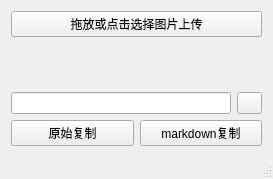
<?xml version="1.0" encoding="UTF-8"?>
<ui version="4.0">
 <class>MainWindow</class>
 <widget class="QMainWindow" name="MainWindow">
  <property name="geometry">
   <rect>
    <x>0</x>
    <y>0</y>
    <width>273</width>
    <height>179</height>
   </rect>
  </property>
  <property name="windowTitle">
   <string>云和图床</string>
  </property>
  <property name="windowIcon">
   <iconset resource="asset.qrc">
    <normaloff>:/pic/asset/pic/logo.png</normaloff>:/pic/asset/pic/logo.png</iconset>
  </property>
  <widget class="QWidget" name="centralWidget">
   <layout class="QGridLayout" name="gridLayout">
    <item row="0" column="0">
     <widget class="QPushButton" name="pushButtonOpenFile">
      <property name="text">
       <string>拖放或点击选择图片上传</string>
      </property>
     </widget>
    </item>
    <item row="1" column="0">
     <widget class="QLabel" name="labelFilePreview">
      <property name="sizePolicy">
       <sizepolicy hsizetype="Expanding" vsizetype="Expanding">
        <horstretch>0</horstretch>
        <verstretch>0</verstretch>
       </sizepolicy>
      </property>
      <property name="text">
       <string/>
      </property>
      <property name="alignment">
       <set>Qt::AlignCenter</set>
      </property>
     </widget>
    </item>
    <item row="4" column="0">
     <layout class="QHBoxLayout" name="horizontalLayout">
      <item>
       <widget class="QPushButton" name="pushButtonOriginCopy">
        <property name="text">
         <string>原始复制</string>
        </property>
       </widget>
      </item>
      <item>
       <widget class="QPushButton" name="pushButtonMarkdownCopy">
        <property name="text">
         <string>markdown复制</string>
        </property>
       </widget>
      </item>
     </layout>
    </item>
    <item row="2" column="0">
     <layout class="QHBoxLayout" name="horizontalLayout_2">
      <item>
       <widget class="QLineEdit" name="lineEditUrl"/>
      </item>
      <item>
       <widget class="QPushButton" name="pushButtonSetting">
        <property name="maximumSize">
         <size>
          <width>25</width>
          <height>25</height>
         </size>
        </property>
        <property name="text">
         <string/>
        </property>
       </widget>
      </item>
     </layout>
    </item>
   </layout>
  </widget>
  <widget class="QStatusBar" name="statusBar">
   <property name="maximumSize">
    <size>
     <width>16777215</width>
     <height>16777215</height>
    </size>
   </property>
  </widget>
 </widget>
 <layoutdefault spacing="6" margin="11"/>
 <resources>
  <include location="asset.qrc"/>
 </resources>
 <connections/>
</ui>
